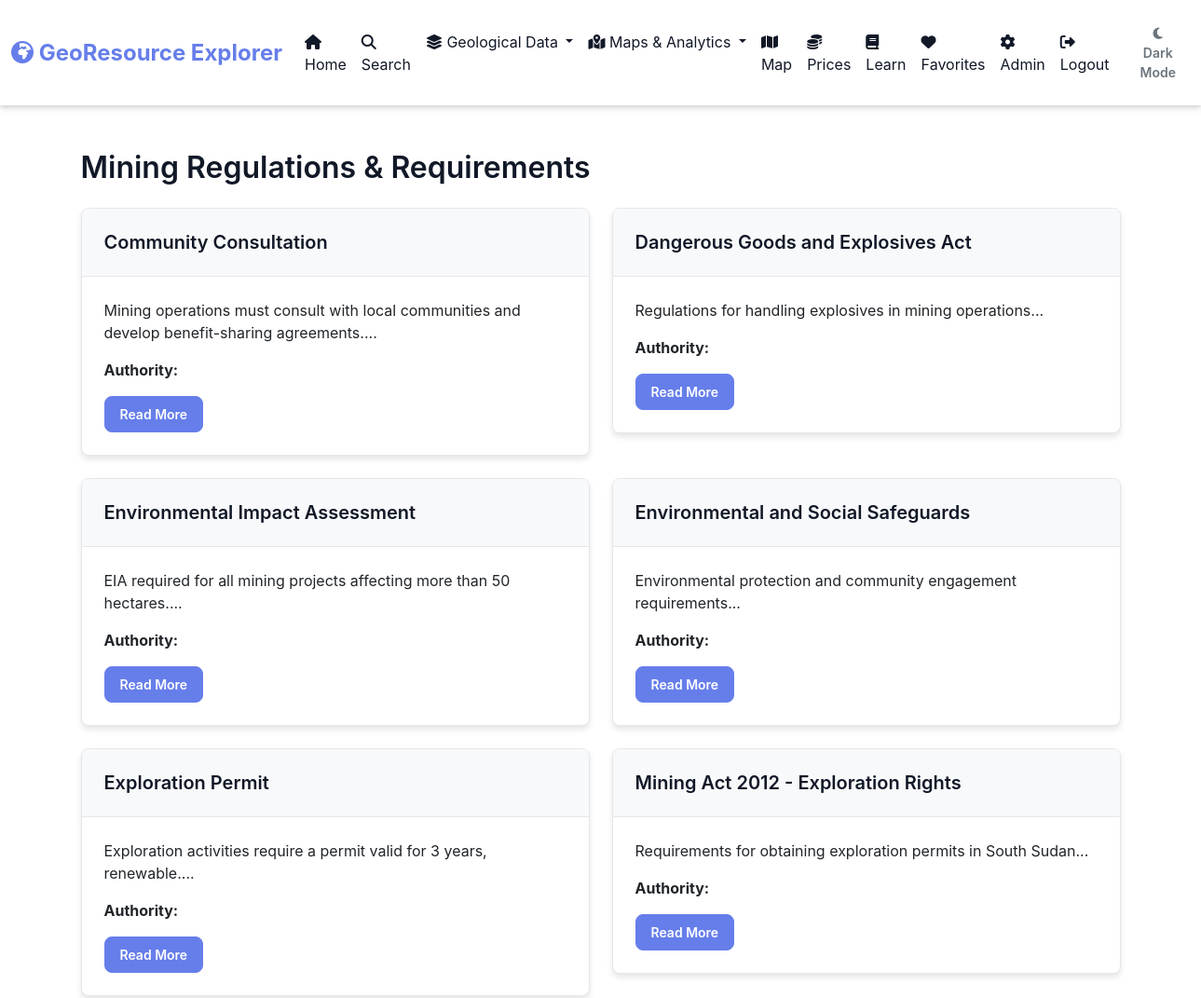
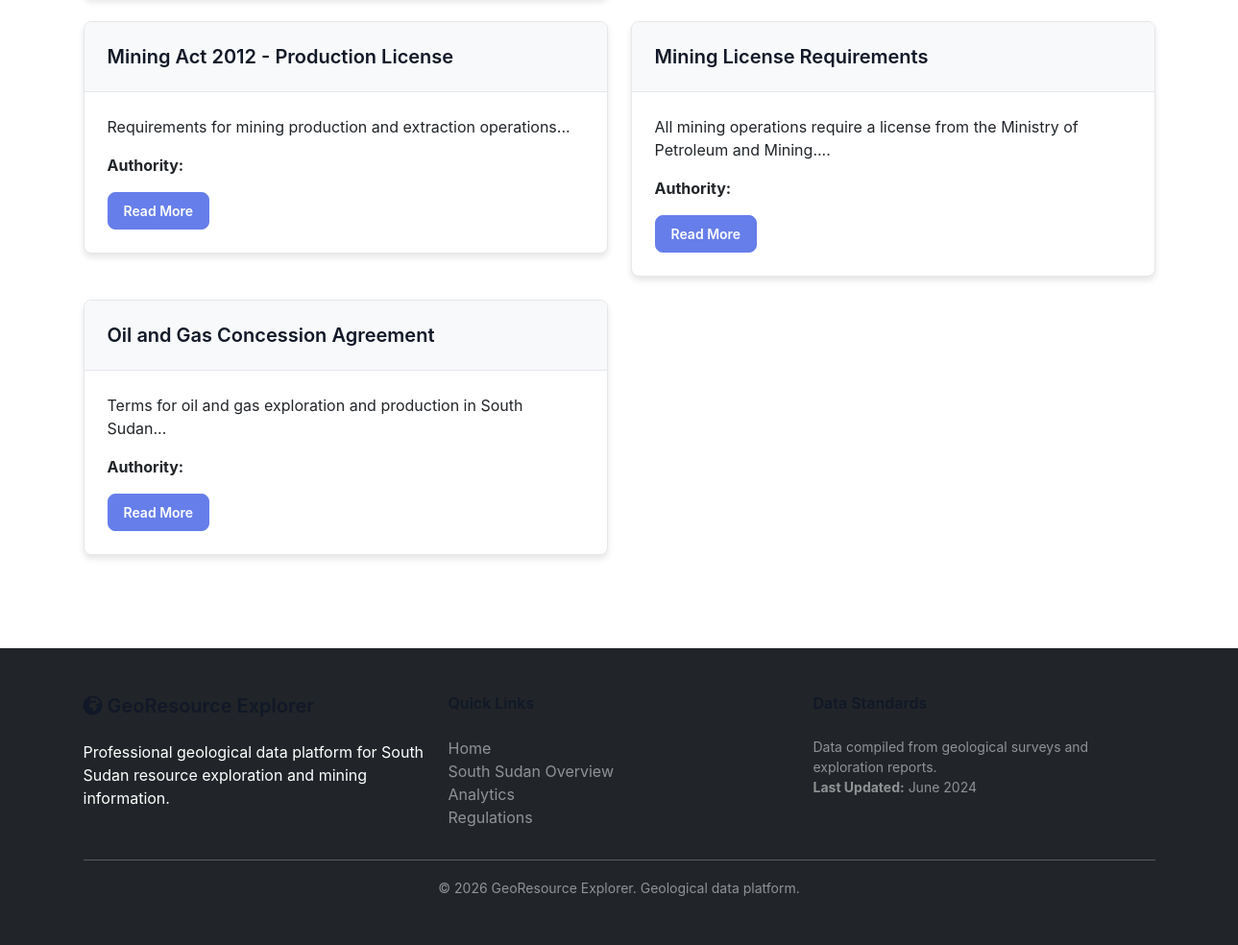
Page /regulations (signed in) on the committed database (2 pictures, top to bottom).
### tables this page shows
CREATE TABLE ss_regulations (
            id INTEGER PRIMARY KEY AUTOINCREMENT,
            title TEXT NOT NULL,
            description TEXT,
            applicable_states TEXT,
            requirements TEXT,
            contact_authority TEXT,
            last_updated TIMESTAMP,
            document_url TEXT
        );

### app/professional.py (the view)
    @app.route("/regulations")
    @login_required
    def regulations():
        db = get_db()
        regs = db.execute("""
            SELECT * FROM ss_regulations ORDER BY title
        """).fetchall()
        regs = [dict(r) for r in regs]
        return render_template("regulations.html", regulations=regs)

### app/db.py (called while the page is built)
def get_db():
    if 'db' not in g:
        g.db = sqlite3.connect(
            DATABASE_PATH,
            check_same_thread=False,
            timeout=5.0  # 5 second timeout for database lock
        )
        g.db.row_factory = sqlite3.Row
        g.db.execute("PRAGMA foreign_keys = ON")
    return g.db

### app/helpers.py (called while the page is built)
def login_required(f):
    @wraps(f)
    def decorated_function(*args, **kwargs):
        if session.get("user_id") is None:
            return redirect("/login")
        return f(*args, **kwargs)
    return decorated_function

### app/utils.py (called while the page is built)
def is_admin():
    if "user_id" not in session:
        return False
    db = get_db()
    user = db.execute(
        "SELECT is_admin FROM users WHERE id = ?",
        (session["user_id"],)
    ).fetchone()
    return user and user["is_admin"] == 1

### templates/regulations.html (shortened to what this page needs)
{% extends "layout.html" %}
{% block content %}
<div class="container mt-4">
    <h2>Mining Regulations & Requirements</h2>
    <div class="row">
        {% for reg in regulations %}
        <div class="col-md-6 mb-4">
            <div class="card">
                <div class="card-header">
                    <h5 class="mb-0">{{ reg.title }}</h5>
                </div>
                <div class="card-body">
                    <p>{{ reg.description[:150] }}...</p>
                    <p><strong>Authority:</strong> {{ reg.responsible_authority }}</p>
                    <a href="/regulations/{{ reg.id }}" class="btn btn-sm btn-primary">Read More</a>
                </div>
            </div>
        </div>
        {% endfor %}
    </div>
</div>
{% endblock %}

### static/style.css (style rules this page uses)
:root { --primary: #667eea; --primary-dark: #764ba2; --secondary: #17a2b8; --success: #28a745; --danger: #dc3545; --warning: #ffc107; --info: #17a2b8; --light: #f8f9fa; --dark: #343a40; --muted: #6c757d; --bg-primary: #ffffff; --bg-secondary: #f8f9fa; --bg-tertiary: #f0f2f5; --bg-gradient: linear-gradient(135deg, #667eea 0%, #764ba2 100%); --text-primary: #111827; --text-secondary: #6b7280; --text-light: #ffffff; --border-color: #e5e7eb; --border-color-light: #f3f4f6; --shadow-sm: 0 1px 2px rgba(0, 0, 0, 0.05); --shadow-md: 0 4px 6px rgba(0, 0, 0, 0.1); --shadow-lg: 0 10px 15px rgba(0, 0, 0, 0.1); --shadow-xl: 0 20px 25px rgba(0, 0, 0, 0.15); --spacing-xs: 0.25rem; --spacing-sm: 0.5rem; --spacing-md: 1rem; --spacing-lg: 1.5rem; --spacing-xl: 2rem; --spacing-2xl: 3rem; --radius-sm: 0.25rem; --radius-md: 0.375rem; --radius-lg: 0.5rem; --radius-xl: 1rem; --radius-full: 9999px; --transition-fast: 150ms ease-in-out; --transition-base: 250ms ease-in-out; --transition-slow: 350ms ease-in-out; --z-dropdown: 1000; --z-modal: 1050; --z-popover: 1060; --z-tooltip: 1070; }
* { margin: 0; padding: 0; box-sizing: border-box; }
html { font-size: 16px; scroll-behavior: smooth; }
body { font-family: -apple-system, BlinkMacSystemFont, 'Segoe UI', Roboto, 'Helvetica Neue', Arial, sans-serif; background-color: var(--bg-primary); color: var(--text-primary); line-height: 1.5; transition: background-color var(--transition-base), color var(--transition-base); }
h1, h2, h3, h4, h5, h6 { font-weight: 600; line-height: 1.2; margin-bottom: var(--spacing-lg); color: var(--text-primary); }
h2 { font-size: 2rem; }
h5 { font-size: 1.25rem; }
p { margin-bottom: var(--spacing-md); }
a { color: var(--primary); text-decoration: none; transition: color var(--transition-fast); }
.mt-4 { margin-top: var(--spacing-xl); }
.mb-4 { margin-bottom: var(--spacing-xl); }
.card { background-color: var(--bg-primary); border: 1px solid var(--border-color); border-radius: var(--radius-lg); box-shadow: var(--shadow-md); overflow: hidden; transition: box-shadow var(--transition-base), transform var(--transition-base); }
.card-header { background-color: var(--bg-secondary); padding: var(--spacing-lg); border-bottom: 1px solid var(--border-color); }
.card-body { padding: var(--spacing-lg); }
.btn { display: inline-block; padding: var(--spacing-md) var(--spacing-lg); border: 1px solid transparent; border-radius: var(--radius-lg); font-weight: 600; text-align: center; cursor: pointer; transition: all var(--transition-fast); text-decoration: none; user-select: none; font-size: 0.95rem; }
.btn-primary { background-color: var(--primary); color: var(--text-light); border-color: var(--primary); }
.btn-sm { padding: var(--spacing-sm) var(--spacing-md); font-size: 0.875rem; }
@media (min-width: 1200px) { .container { max-width: 1140px; margin: 0 auto; } }

### rows in the picture
ss_regulations: title "Community Consultation", description "Mining operations must consult with local communities and develop benefit-sharing agreements."
ss_regulations: title "Dangerous Goods and Explosives Act", description "Regulations for handling explosives in mining operations"
ss_regulations: title "Environmental Impact Assessment", description "EIA required for all mining projects affecting more than 50 hectares."
ss_regulations: title "Environmental and Social Safeguards", description "Environmental protection and community engagement requirements"
ss_regulations: title "Exploration Permit", description "Exploration activities require a permit valid for 3 years, renewable."
ss_regulations: title "Mining Act 2012 - Exploration Rights", description "Requirements for obtaining exploration permits in South Sudan"
ss_regulations: title "Mining Act 2012 - Production License", description "Requirements for mining production and extraction operations"
ss_regulations: title "Mining License Requirements", description "All mining operations require a license from the Ministry of Petroleum and Mining."
ss_regulations: title "Oil and Gas Concession Agreement", description "Terms for oil and gas exploration and production in South Sudan"
